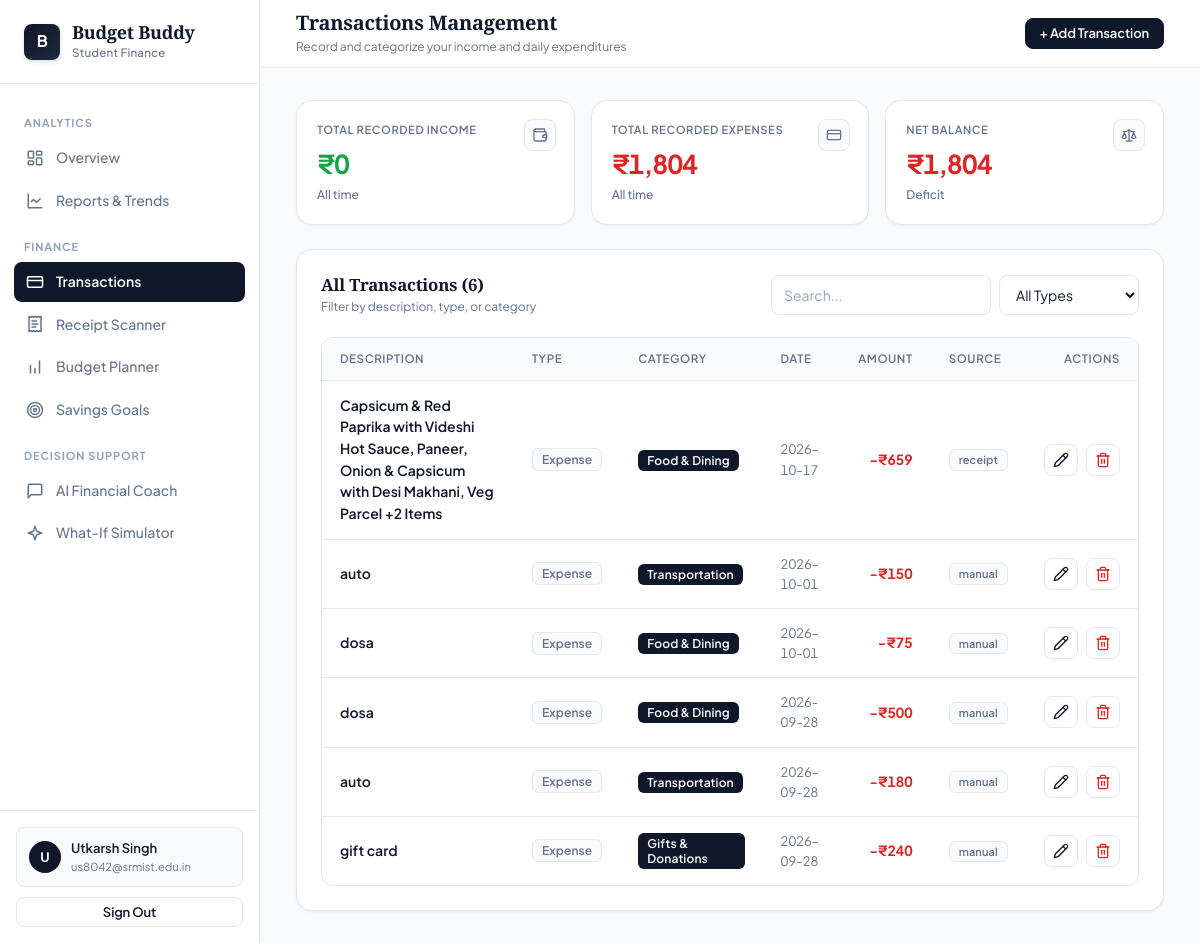
Screenshot of /transactions (signed in) with the database file from the repository.
### tables this page shows
CREATE TABLE transactions (
        id TEXT PRIMARY KEY,
        user_id TEXT NOT NULL,
        type TEXT NOT NULL,
        amount REAL NOT NULL,
        description TEXT NOT NULL,
        category TEXT,
        date TEXT NOT NULL,
        source TEXT DEFAULT 'manual',
        source_label TEXT,
        created_at TEXT
    );

### app/routes/transactions.py (the view)
@transactions_bp.route('/transactions')
@login_required
def transactions():
    user_id = session['user_id']
    all_tx = db.get_transactions(user_id, limit=500)
    return render_template(
        'transactions.html',
        transactions=all_tx,
        categories=EXPENSE_CATEGORIES,
        today=str(date.today())
    )

### app/services/local_db.py (called while the page is built)
def get_db():
    conn = sqlite3.connect(DB_PATH)
    conn.row_factory = sqlite3.Row
    return conn

def local_get_transactions(user_id: str, limit: int = 500):
    init_local_db()
    conn = get_db()
    cursor = conn.cursor()
    cursor.execute("SELECT * FROM transactions WHERE user_id = ? ORDER BY date DESC LIMIT ?", (user_id, limit))
    rows = cursor.fetchall()
    conn.close()
    return [dict(r) for r in rows]

### app/services/supabase_service.py (called while the page is built, shortened)
def is_local_user(user_id: str) -> bool:
    if not user_id:
        return False
    try:
        from flask import session
        tok = session.get('access_token', '')
        if tok and tok.startswith('local-'):
            return True
        if session.get('user_id') == user_id and tok.startswith('local-'):
            return True
    except Exception:
        pass

def get_transactions(user_id: str, limit: int = 500):
    if is_local_user(user_id):
        return local_db.local_get_transactions(user_id, limit)

### app/utils/helpers.py (called while the page is built)
def login_required(f):
    @wraps(f)
    def decorated(*args, **kwargs):
        if 'access_token' not in session or 'user_id' not in session:
            if request.is_json or request.path.startswith('/api/'):
                return jsonify({'error': 'Authentication required'}), 401
            return redirect(url_for('auth.login'))
        return f(*args, **kwargs)
    return decorated

### app/templates/transactions.html (shortened to what this page needs)
{% extends "base.html" %}
{% block page_title %}Transactions Management{% endblock %}
{% block page_subtitle %}Record and categorize your income and daily expenditures{% endblock %}
{% block topbar_actions %}
<button type="button" onclick="openModal('addModal')" class="btn btn-primary btn-sm">+ Add Transaction</button>
{% endblock %}
{% block content %}
<div class="stats-grid mb-24">
  {% set total_income = namespace(val=0) %}
  {% set total_expense = namespace(val=0) %}
  {% for tx in transactions %}
    {% if tx.type == 'income' %}{% set total_income.val = total_income.val + tx.amount %}{% endif %}
    {% if tx.type == 'expense' %}{% set total_expense.val = total_expense.val + tx.amount %}{% endif %}
  {% endfor %}
  <div class="stat-card">
    <div class="label">Total Recorded Income</div>
    <div class="value success">₹{{ "{:,.0f}".format(total_income.val) }}</div>
    <div class="meta">All time</div>
    <div class="icon-chip">
      <svg viewBox="0 0 24 24"><path d="M19 7V4a1 1 0 0 0-1-1H5a2 2 0 0 0 0 4h15a1 1 0 0 1 1 1v4h-3a2 2 0 0 0 0 4h3a1 1 0 0 0 1-1v-2a1 1 0 0 0-1-1"/><path d="M3 5v14a2 2 0 0 0 2 2h15a1 1 0 0 0 1-1v-4"/></svg>
    </div>
  </div>
  <div class="stat-card">
    <div class="label">Total Recorded Expenses</div>
    <div class="value danger">₹{{ "{:,.0f}".format(total_expense.val) }}</div>
    <div class="meta">All time</div>
    <div class="icon-chip">
      <svg viewBox="0 0 24 24"><rect width="20" height="14" x="2" y="5" rx="2"/><line x1="2" x2="22" y1="10" y2="10"/></svg>
    </div>
  </div>
  <div class="stat-card">
    <div class="label">Net Balance</div>
    <div class="value {{ 'success' if (total_income.val - total_expense.val) >= 0 else 'danger' }}">
      ₹{{ "{:,.0f}".format((total_income.val - total_expense.val) | abs) }}
    </div>
    <div class="meta">{{ 'Surplus' if (total_income.val - total_expense.val) >= 0 else 'Deficit' }}</div>
    <div class="icon-chip">
      <svg viewBox="0 0 24 24"><path d="m16 16 3-8 3 8c-.87.65-1.92 1-3 1s-2.13-.35-3-1Z"/><path d="m2 16 3-8 3 8c-.87.65-1.92 1-3 1s-2.13-.35-3-1Z"/><path d="M7 21h10"/><path d="M12 3v18"/><path d="M3 7h2c2 0 5-1 7-2 2 1 5 2 7 2h2"/></svg>
    </div>
  </div>
</div>
<div class="card">
  <div class="card-header">
    <div>
      <h5 class="card-title">All Transactions ({{ transactions | length }})</h5>
      <div class="card-subtitle">Filter by description, type, or category</div>
    </div>
    <div class="d-flex gap-8">
      <input type="text" id="searchInput" class="form-control" placeholder="Search..." style="width: 220px;" oninput="filterTransactions()"/>
      <select id="typeFilter" class="form-control" style="width: 140px;" onchange="filterTransactions()">
        <option value="">All Types</option>
      </select>
    </div>
  </div>
  {% if transactions %}
  <div class="table-wrapper">
    <table class="table" id="txTable">
      <thead>
        <tr>
          <th>Description</th>
          <th>Type</th>
          <th>Category</th>
          <th>Date</th>
          <th style="text-align: right;">Amount</th>
          <th>Source</th>
          <th style="text-align: right;">Actions</th>
        </tr>
      </thead>
      <tbody>
        {% for tx in transactions %}
        <tr class="tx-row" data-type="{{ tx.type }}" data-desc="{{ tx.description | lower }}" data-cat="{{ (tx.category or '') | lower }}">
          <td>
            <div style="font-weight: 600; color: var(--text);">{{ tx.description }}</div>
          </td>
          <td>
            <span class="badge {{ 'badge-success' if tx.type == 'income' else 'badge-neutral' }}">
              {{ 'Income' if tx.type == 'income' else 'Expense' }}
            </span>
          </td>
          <td>
            {% if tx.category %}
            <span class="badge badge-primary">{{ tx.category }}</span>
            {% else %}
            <span style="color: var(--text-muted); font-size: 0.8125rem;">—</span>
            {% endif %}
          </td>
          <td style="color: var(--text-secondary); font-size: 0.8125rem;">{{ tx.date }}</td>
          <td style="text-align: right; font-weight: 700; color: {{ 'var(--success)' if tx.type == 'income' else 'var(--danger)' }};">
            {{ '+' if tx.type == 'income' else '-' }}₹{{ "{:,.0f}".format(tx.amount) }}
          </td>
          <td>
            <span class="badge badge-neutral" style="font-size: 0.6875rem;">{{ tx.source or 'manual' }}</span>
          </td>
          <td style="text-align: right;">
            <div class="d-flex gap-8 justify-between" style="justify-content: flex-end;">
              <button type="button"
                      onclick="openEditFromBtn(this)"
                      data-id="{{ tx.id }}"
                      data-desc="{{ tx.description }}"
                      data-amount="{{ tx.amount }}"
                      data-date="{{ tx.date }}"
                      data-cat="{{ tx.category or '' }}"
                      data-type="{{ tx.type }}"
                      class="btn btn-outline btn-sm btn-icon"
                      title="Edit">
                <svg viewBox="0 0 24 24"><path d="M17 3a2.85 2.83 0 1 1 4 4L7.5 20.5 2 22l1.5-5.5Z"/><path d="m15 5 4 4"/></svg>
              </button>
              <form method="POST" action="{{ url_for('transactions.delete_transaction', transaction_id=tx.id) }}" onsubmit="return confirm('Delete this transaction?');" style="display:inline;">
                <button type="submit" class="btn btn-outline btn-sm btn-icon" style="color: var(--danger);" title="Delete">
                  <svg viewBox="0 0 24 24"><path d="M3 6h18"/><path d="M19 6v14c0 1-1 2-2 2H7c-1 0-2-1-2-2V6"/><path d="M8 6V4c0-1 1-2 2-2h4c1 0 2 1 2 2v2"/><line x1="10" x2="10" y1="11" y2="17"/><line x1="14" x2="14" y1="11" y2="17"/></svg>
                </button>
              </form>
            </div>
          </td>
        </tr>
        {% endfor %}
      </tbody>
    </table>
  </div>
  {% endif %}
</div>
{% endblock %}

### app/templates/base.html (shortened to what this page needs)
<!DOCTYPE html>
<html lang="en">
<head>
  <link rel="stylesheet" href="{{ url_for('static', filename='css/style.css') }}" />
</head>
<body>
  <div class="app-wrapper">
    <aside class="sidebar" id="sidebar">
      <div class="sidebar-logo">
        <div class="logo-badge">B</div>
        <div>
          <div class="logo-title">Budget Buddy</div>
          <div class="logo-sub">Student Finance</div>
        </div>
      </div>
      <nav class="sidebar-nav">
        <span class="nav-label">Analytics</span>
        <a href="{{ url_for('dashboard.dashboard') }}" class="nav-item {% if request.endpoint == 'dashboard.dashboard' %}active{% endif %}">
          <svg class="nav-icon-svg" viewBox="0 0 24 24"><rect width="7" height="9" x="3" y="3" rx="1"/><rect width="7" height="5" x="14" y="3" rx="1"/><rect width="7" height="9" x="14" y="12" rx="1"/><rect width="7" height="5" x="3" y="16" rx="1"/></svg>
          <span>Overview</span>
        </a>
        <a href="{{ url_for('reports.reports') }}" class="nav-item {% if request.endpoint == 'reports.reports' %}active{% endif %}">
          <svg class="nav-icon-svg" viewBox="0 0 24 24"><path d="M3 3v18h18"/><path d="m19 9-5 5-4-4-3 3"/></svg>
          <span>Reports & Trends</span>
        </a>
        <span class="nav-label">Finance</span>
        <a href="{{ url_for('transactions.transactions') }}" class="nav-item {% if 'transactions' in request.endpoint %}active{% endif %}">
          <svg class="nav-icon-svg" viewBox="0 0 24 24"><rect width="20" height="14" x="2" y="5" rx="2"/><line x1="2" x2="22" y1="10" y2="10"/></svg>
          <span>Transactions</span>
        </a>
        <a href="{{ url_for('receipt.receipt') }}" class="nav-item {% if request.endpoint == 'receipt.receipt' %}active{% endif %}">
          <svg class="nav-icon-svg" viewBox="0 0 24 24"><path d="M4 2v20l2-1 2 1 2-1 2 1 2-1 2 1 2-1 2 1V2l-2 1-2-1-2 1-2-1-2 1-2-1-2 1Z"/><path d="M14 8H8"/><path d="M16 12H8"/><path d="M13 16H8"/></svg>
          <span>Receipt Scanner</span>
        </a>
        <a href="{{ url_for('budget.budget') }}" class="nav-item {% if request.endpoint == 'budget.budget' %}active{% endif %}">
          <svg class="nav-icon-svg" viewBox="0 0 24 24"><path d="M12 20v-6M6 20V10M18 20V4"/></svg>
          <span>Budget Planner</span>
        </a>
        <a href="{{ url_for('goals.goals') }}" class="nav-item {% if request.endpoint == 'goals.goals' %}active{% endif %}">
          <svg class="nav-icon-svg" viewBox="0 0 24 24"><circle cx="12" cy="12" r="10"/><circle cx="12" cy="12" r="6"/><circle cx="12" cy="12" r="2"/></svg>
          <span>Savings Goals</span>
        </a>
        <span class="nav-label">Decision Support</span>
        <a href="{{ url_for('ai.coach') }}" class="nav-item {% if request.endpoint == 'ai.coach' %}active{% endif %}">
          <svg class="nav-icon-svg" viewBox="0 0 24 24"><path d="M21 15a2 2 0 0 1-2 2H7l-4 4V5a2 2 0 0 1 2-2h14a2 2 0 0 1 2 2z"/></svg>
          <span>AI Financial Coach</span>
        </a>
        <a href="{{ url_for('simulator.simulator') }}" class="nav-item {% if request.endpoint == 'simulator.simulator' %}active{% endif %}">
          <svg class="nav-icon-svg" viewBox="0 0 24 24"><path d="m12 3-1.912 5.813a2 2 0 0 1-1.275 1.275L3 12l5.813 1.912a2 2 0 0 1 1.275 1.275L12 21l1.912-5.813a2 2 0 0 1 1.275-1.275L21 12l-5.813-1.912a2 2 0 0 1-1.275-1.275L12 3Z"/></svg>
          <span>What-If Simulator</span>
        </a>
      </nav>
      <div class="sidebar-footer">
        <div class="user-profile-widget">
          <div class="user-avatar">{{ session.get('user_name', 'S')[0].upper() }}</div>
          <div class="user-meta">
            <span class="name">{{ session.get('user_name', 'College Student') }}</span>
            <span class="email">{{ session.get('user_email', 'student@college.edu') }}</span>
          </div>
        </div>
        <a href="{{ url_for('auth.logout') }}" class="btn btn-outline btn-block btn-sm">
          Sign Out
        </a>
      </div>
    </aside>
    <div class="main-content">
      <header class="topbar">
        <div class="topbar-header">
          <h4>{% block page_title %}Overview{% endblock %}</h4>
          <p>{% block page_subtitle %}College student financial tracking and planning{% endblock %}</p>
        </div>
        <div class="topbar-actions">
          {% block topbar_actions %}{% endblock %}
        </div>
      </header>
      <main class="page-container">
        {% block content %}{% endblock %}
      </main>
    </div>
  </div>
</body>
</html>

### rows the page displays
transactions: description "Capsicum & Red Paprika with Videshi Hot Sauce, Paneer, Onion & Capsicum with Desi Makhani, Veg Parcel +2 Items", type "Expense", category "Food & Dining", date "2026-10-17", type "-", amount "659", source "receipt"
transactions: description "auto", type "Expense", category "Transportation", date "2026-10-01", type "-", amount "150", source "manual"
transactions: description "dosa", type "Expense", category "Food & Dining", date "2026-10-01", type "-", amount "75", source "manual"
transactions: description "dosa", type "Expense", category "Food & Dining", date "2026-09-28", type "-", amount "500", source "manual"
transactions: description "auto", type "Expense", category "Transportation", date "2026-09-28", type "-", amount "180", source "manual"
transactions: description "gift card", type "Expense", category "Gifts & Donations", date "2026-09-28", type "-", amount "240", source "manual"

### other values shown
{{ session.get('user_name', 'S')[0].upper() }} "U"
{{ session.get('user_name', 'College Student') }} "Utkarsh Singh"
{{ session.get('user_email', 'student@college.edu') }} "us8042@srmist.edu.in"
{{ "{:,.0f}".format(total_income.val) }} "0"
{{ "{:,.0f}".format(total_expense.val) }} "1,804"
{{ "{:,.0f}".format((total_income.val - total_expense.val) | abs) }} "1,804"
{{ transactions | length }} "6"
